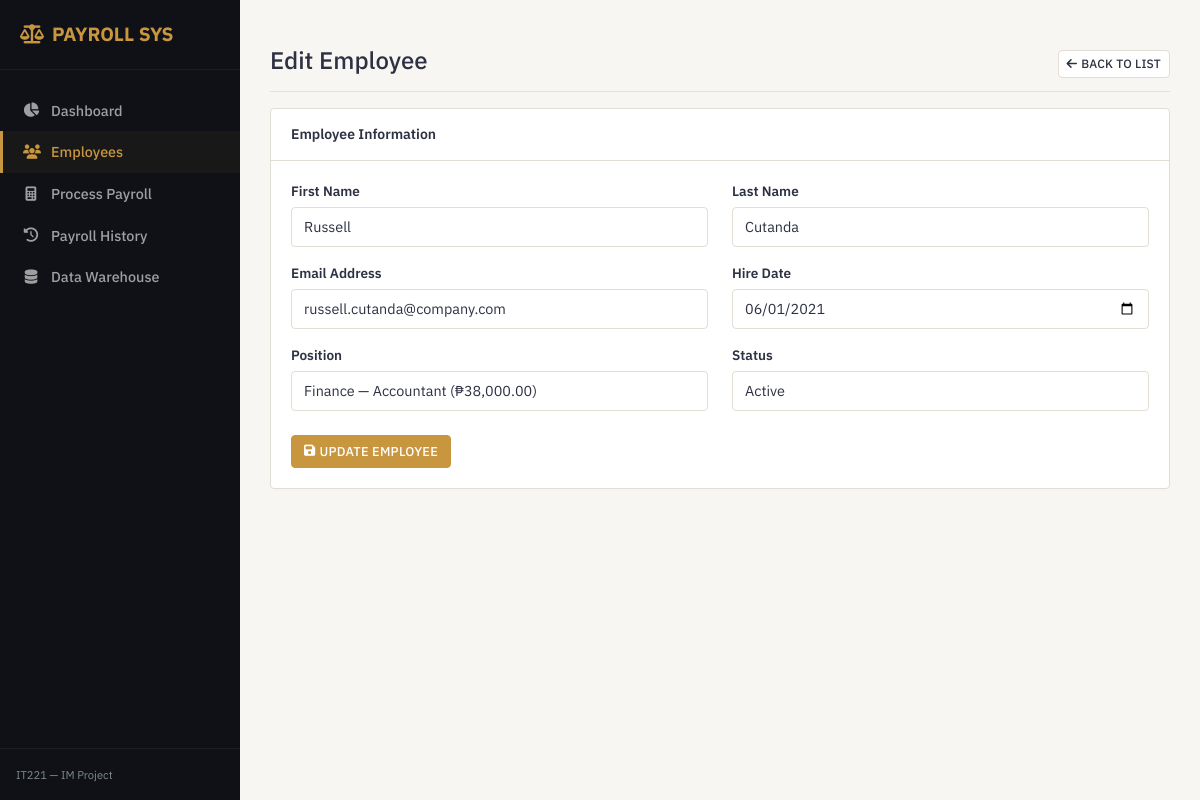
Screenshot of /pages/employees/edit.php?id=2 with the database file from the repository.
### tables this page shows
CREATE TABLE employees (
    emp_id      INT AUTO_INCREMENT PRIMARY KEY,
    pos_id      INT          NOT NULL,
    first_name  VARCHAR(60)  NOT NULL,
    last_name   VARCHAR(60)  NOT NULL,
    email       VARCHAR(150) NOT NULL UNIQUE,
    hire_date   DATE         NOT NULL,
    status      ENUM('active','inactive','terminated') NOT NULL DEFAULT 'active',
    version     INT          NOT NULL DEFAULT 0,
    created_at  DATETIME     NOT NULL DEFAULT CURRENT_TIMESTAMP,
    updated_at  DATETIME     NOT NULL DEFAULT CURRENT_TIMESTAMP ON UPDATE CURRENT_TIMESTAMP,

    CONSTRAINT fk_employees_pos
        FOREIGN KEY (pos_id) REFERENCES positions(pos_id)
        ON DELETE RESTRICT
        ON UPDATE CASCADE
);

CREATE TABLE positions (
    pos_id      INT AUTO_INCREMENT PRIMARY KEY,
    dept_id     INT          NOT NULL,
    pos_title   VARCHAR(100) NOT NULL,
    base_salary DECIMAL(12,2) NOT NULL DEFAULT 0.00,
    created_at  DATETIME     NOT NULL DEFAULT CURRENT_TIMESTAMP,

    CONSTRAINT fk_positions_dept
        FOREIGN KEY (dept_id) REFERENCES departments(dept_id)
        ON DELETE RESTRICT
        ON UPDATE CASCADE
);

CREATE TABLE departments (
    dept_id     INT AUTO_INCREMENT PRIMARY KEY,
    dept_name   VARCHAR(100) NOT NULL UNIQUE,
    created_at  DATETIME     NOT NULL DEFAULT CURRENT_TIMESTAMP
);

### pages/employees/edit.php (the view, shortened to what this page needs)
<?php
require_once __DIR__ . '/../../config/db.php';
$emp_id = (int)($_GET['id'] ?? 0);
$pos_stmt = $pdo->query("
    SELECT p.pos_id, p.pos_title, p.base_salary, d.dept_name
    FROM positions p
    INNER JOIN departments d ON p.dept_id = d.dept_id
    ORDER BY d.dept_name, p.pos_title
");
$positions = $pos_stmt->fetchAll();
$stmt = $pdo->prepare("SELECT * FROM employees WHERE emp_id = ?");
$stmt->execute([$emp_id]);
$employee = $stmt->fetch();
require_once __DIR__ . '/../../includes/header.php';
require_once __DIR__ . '/../../includes/sidebar.php';
?>
<div class="d-flex justify-content-between flex-wrap flex-md-nowrap align-items-center pt-3 pb-2 mb-3 border-bottom">
    <h1 class="h4">Edit Employee</h1>
    <a href="/payroll_management_IM/pages/employees/index.php" class="btn btn-outline btn-sm">
        <i class="fa-solid fa-arrow-left me-1"></i>Back to List
    </a>
</div>
<div class="card">
    <div class="card-header">Employee Information</div>
    <div class="card-body">
        <form method="POST" action="">
            <div class="row mb-3">
                <div class="col-md-6">
                    <label for="first_name" class="form-label">First Name</label>
                    <input type="text" class="form-control" id="first_name" name="first_name"
                           value="<?php echo htmlspecialchars($employee['first_name']); ?>" required>
                </div>
                <div class="col-md-6">
                    <label for="last_name" class="form-label">Last Name</label>
                    <input type="text" class="form-control" id="last_name" name="last_name"
                           value="<?php echo htmlspecialchars($employee['last_name']); ?>" required>
                </div>
            </div>
            <div class="row mb-3">
                <div class="col-md-6">
                    <label for="email" class="form-label">Email Address</label>
                    <input type="email" class="form-control" id="email" name="email"
                           value="<?php echo htmlspecialchars($employee['email']); ?>" required>
                </div>
                <div class="col-md-6">
                    <label for="hire_date" class="form-label">Hire Date</label>
                    <input type="date" class="form-control" id="hire_date" name="hire_date"
                           value="<?php echo htmlspecialchars($employee['hire_date']); ?>" required>
                </div>
            </div>
            <div class="row mb-3">
                <div class="col-md-6">
                    <label for="pos_id" class="form-label">Position</label>
                    <select class="form-control" id="pos_id" name="pos_id" required>
                        <?php foreach ($positions as $pos): ?>
                            <option value="<?php echo $pos['pos_id']; ?>"
                                <?php echo ($employee['pos_id'] == $pos['pos_id']) ? 'selected' : ''; ?>>
                                <?php echo htmlspecialchars($pos['dept_name'] . ' — ' . $pos['pos_title'] . ' (₱' . number_format($pos['base_salary'], 2) . ')'); ?>
                            </option>
                        <?php endforeach; ?>
                    </select>
                </div>
                <div class="col-md-6">
                    <label for="status" class="form-label">Status</label>
                    <select class="form-control" id="status" name="status">
                        <option value="active" <?php echo ($employee['status'] === 'active') ? 'selected' : ''; ?>>Active</option>
                    </select>
                </div>
            </div>
            <div class="mt-4">
                <button type="submit" class="btn btn-primary">
                    <i class="fa-solid fa-floppy-disk me-1"></i>Update Employee
                </button>
            </div>
        </form>
    </div>
</div>
<?php require_once __DIR__ . '/../../includes/footer.php'; ?>

### assets/css/theme.css (style rules this page uses)
:root { --color-sidebar: #0F1117; --color-bg: #F7F6F2; --color-accent: #C8963E; --color-text: #2D3142; --color-text-muted: #7F8C8D; --color-card-border: #E2DDD5; --color-table-row-alt: #F0EDE6; --color-destructive: #C0392B; --font-sans: 'IBM Plex Sans', -apple-system, BlinkMacSystemFont, "Segoe UI", Roboto, "Helvetica Neue", Arial, sans-serif; --font-mono: 'IBM Plex Mono', SFMono-Regular, Menlo, Monaco, Consolas, "Liberation Mono", "Courier New", monospace; }
body { font-family: var(--font-sans); background-color: var(--color-bg); color: var(--color-text); font-size: 14px; margin: 0; }
.card { background-color: #FFFFFF; border: 1px solid var(--color-card-border); border-radius: 4px; box-shadow: 0 2px 4px rgba(0, 0, 0, 0.01); margin-bottom: 20px; }
.card-header { background-color: #FFFFFF; border-bottom: 1px solid var(--color-card-border); padding: 15px 20px; font-weight: 600; color: var(--color-text); }
.card-body { padding: 20px; }
.btn { border-radius: 4px; font-weight: 500; font-size: 0.8rem; padding: 6px 12px; text-transform: uppercase; letter-spacing: 0.02em; transition: all 0.2s ease; border: 1px solid transparent; cursor: pointer; display: inline-flex; align-items: center; justify-content: center; text-decoration: none; }
.btn-sm { padding: 4px 8px; font-size: 0.75rem; }
.btn-primary { background-color: var(--color-accent); border-color: var(--color-accent); color: #FFFFFF; }
.btn-outline { border-color: var(--color-card-border); color: var(--color-text); background-color: #FFFFFF; }
.form-control { display: block; width: 100%; padding: 8px 12px; font-size: 0.9rem; font-family: var(--font-sans); color: var(--color-text); background-color: #FFFFFF; border: 1px solid var(--color-card-border); border-radius: 4px; box-sizing: border-box; }
.form-label { display: inline-block; margin-bottom: 6px; font-weight: 600; font-size: 0.85rem; color: var(--color-text); }

### rows the page displays
employees: first_name "Russell", last_name "Cutanda", email "russell.cutanda@company.com", hire_date "06/01/2021", pos_id "Finance — Accountant (₱38,000.00)", status "Active"
